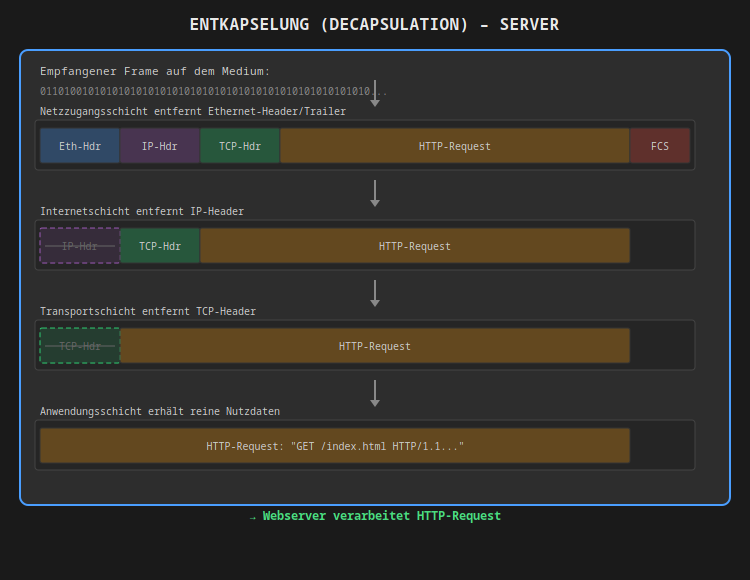
#> input picture .kiro/tmp/entkapselung.png, 750 x 580 px, found by its file name
$ python create_entkapselung.py
#> lines starting #> are read from the running program, lines starting #| are printed output that depends on the picture
#!/usr/bin/env python3
"""
Create entkapselung.png - Shows decapsulation process on server side.
"""

from pathlib import Path
from lxml import etree
from PIL import Image
import cairosvg

NSMAP = {None: "http://www.w3.org/2000/svg"}

def create_svg_root(width, height):
    root = etree.Element("svg", nsmap=NSMAP)
    root.set("width", str(width))
    root.set("height", str(height))
    root.set("viewBox", f"0 0 {width} {height}")
    etree.SubElement(root, "rect", x="0", y="0", width=str(width), height=str(height), fill="#1A1A1A")
    return root

def export_png(svg_path, png_path, width, height):
    cairosvg.svg2png(url=svg_path, write_to=png_path, output_width=width, output_height=height)

def create_grayscale_version(color_path, gray_path):
    img = Image.open(color_path)
    if img.mode == 'RGBA':
        gray = img.convert('LA').convert('RGBA')
    else:
        gray = img.convert('L').convert('RGB')
    gray.save(gray_path)

def svg_to_string(root):
    return etree.tostring(root, pretty_print=True, xml_declaration=True, encoding="UTF-8").decode('utf-8')

def create_entkapselung():
    width = 750
    height = 580

    root = create_svg_root(width, height)

    # Colors
    title_color = "#E8E8E8"
    text_color = "#CCCCCC"
    box_fill = "#2D2D2D"
    box_stroke = "#4A9EFF"
    eth_color = "#4A9EFF"
    ip_color = "#9B59B6"
    tcp_color = "#2ECC71"
    http_color = "#F39C12"
    fcs_color = "#E74C3C"
    arrow_color = "#888888"
    removed_color = "#666666"

    # Title
    title = etree.SubElement(root, "text", x=str(width//2), y="30",
                             fill=title_color, attrib={
                                 "font-family": "monospace",
                                 "font-size": "16",
                                 "font-weight": "bold",
                                 "text-anchor": "middle"
                             })
    title.text = "ENTKAPSELUNG (DECAPSULATION) – SERVER"

    # Main container
    etree.SubElement(root, "rect", x="20", y="50", width="710", height="455",
                     fill=box_fill, stroke=box_stroke, rx="8",
                     attrib={"stroke-width": "2"})

    # Bits on medium
    bits_y = 75
    bits_txt = etree.SubElement(root, "text", x="40", y=str(bits_y),
                                fill=text_color, attrib={
                                    "font-family": "monospace",
                                    "font-size": "11"
                                })
    bits_txt.text = "Empfangener Frame auf dem Medium:"

    bits_line = etree.SubElement(root, "text", x="40", y=str(bits_y + 20),
                                 fill="#888888", attrib={
                                     "font-family": "monospace",
                                     "font-size": "10"
                                 })
    bits_line.text = "0110100101010101010101010101010101010101010101010101010..."

    # Frame levels - increased spacing to avoid overlap
    frame_data = [
        # (y, label, segments)
        (120, "Netzzugangsschicht entfernt Ethernet-Header/Trailer", [
            (40, 80, "Eth-Hdr", eth_color, False),
            (120, 80, "IP-Hdr", ip_color, False),
            (200, 80, "TCP-Hdr", tcp_color, False),
            (280, 350, "HTTP-Request", http_color, False),
            (630, 60, "FCS", fcs_color, False),
        ]),
        (220, "Internetschicht entfernt IP-Header", [
            (40, 80, "IP-Hdr", ip_color, True),
            (120, 80, "TCP-Hdr", tcp_color, False),
            (200, 430, "HTTP-Request", http_color, False),
        ]),
        (320, "Transportschicht entfernt TCP-Header", [
            (40, 80, "TCP-Hdr", tcp_color, True),
            (120, 510, "HTTP-Request", http_color, False),
        ]),
        (420, "Anwendungsschicht erhält reine Nutzdaten", [
            (40, 590, "HTTP-Request: \"GET /index.html HTTP/1.1...\"", http_color, False),
        ]),
    ]

    for y, label, segments in frame_data:
        # Arrow and label
        arrow_y = y - 25

        # Down arrow
        etree.SubElement(root, "line", x1="375", y1=str(arrow_y - 15), x2="375", y2=str(arrow_y + 5),
                         stroke=arrow_color, attrib={"stroke-width": "2"})
        etree.SubElement(root, "polygon",
                         points=f"370,{arrow_y + 5} 380,{arrow_y + 5} 375,{arrow_y + 12}",
                         fill=arrow_color)

        # Label
        lbl = etree.SubElement(root, "text", x="40", y=str(y - 5),
                               fill=text_color, attrib={
                                   "font-family": "monospace",
                                   "font-size": "10"
                               })
        lbl.text = label

        # Frame box background
        etree.SubElement(root, "rect", x="35", y=str(y), width="660", height="50",
                         fill="#252525", stroke="#444444", rx="3",
                         attrib={"stroke-width": "1"})

        # Segments
        for sx, sw, slabel, scolor, removed in segments:
            fill_opacity = "0.15" if removed else "0.3"
            stroke_style = "5,3" if removed else "none"

            rect_attribs = {
                "fill-opacity": fill_opacity,
                "stroke-width": "1"
            }
            if removed:
                rect_attribs["stroke-dasharray"] = stroke_style

            etree.SubElement(root, "rect", x=str(sx), y=str(y + 8), width=str(sw), height="35",
                             fill=scolor, stroke=scolor if removed else "#333333", rx="2",
                             attrib=rect_attribs)

            txt_color = removed_color if removed else text_color
            txt = etree.SubElement(root, "text", x=str(sx + sw//2), y=str(y + 30),
                                   fill=txt_color, attrib={
                                       "font-family": "monospace",
                                       "font-size": "10",
                                       "text-anchor": "middle"
                                   })
            txt.text = slabel

            # Strikethrough for removed
            if removed:
                etree.SubElement(root, "line", x1=str(sx + 5), y1=str(y + 26),
                                 x2=str(sx + sw - 5), y2=str(y + 26),
                                 stroke=removed_color, attrib={"stroke-width": "1"})

    # Final result highlight
    final_y = 520
    result = etree.SubElement(root, "text", x=str(width//2), y=str(final_y),
                              fill="#4ADE80", attrib={
                                  "font-family": "monospace",
                                  "font-size": "12",
                                  "font-weight": "bold",
                                  "text-anchor": "middle"
                              })
    result.text = "→ Webserver verarbeitet HTTP-Request"

    return root, width, height

def main():
    output_dir = Path("/media/andhue/Wissen/open-lectures/.kiro/tmp")

    root, width, height = create_entkapselung()

    svg_path = output_dir / "entkapselung.svg"
    with open(svg_path, 'w', encoding='utf-8') as f:
        f.write(svg_to_string(root))
    print(f"Created: {svg_path}")

    png_path = output_dir / "entkapselung.png"
    export_png(str(svg_path), str(png_path), width, height)
    print(f"Created: {png_path}")

    gray_path = output_dir / "entkapselung_g.png"
    create_grayscale_version(str(png_path), str(gray_path))
#> in create_grayscale_version, img is the input picture: PIL image 750x580 RGB; mean R, G, B 50.8, 48.6, 43.5
#> in create_grayscale_version, `gray = img.convert('L').convert('RGB')`:
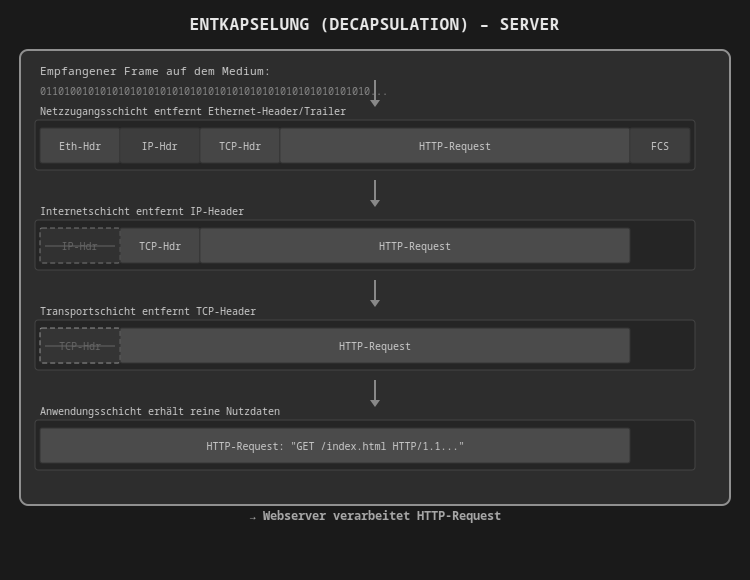
#> gray: PIL image 750x580 RGB; min 26, max 232, mean 48.6
    print(f"Created: {gray_path}")

if __name__ == "__main__":
    main()
